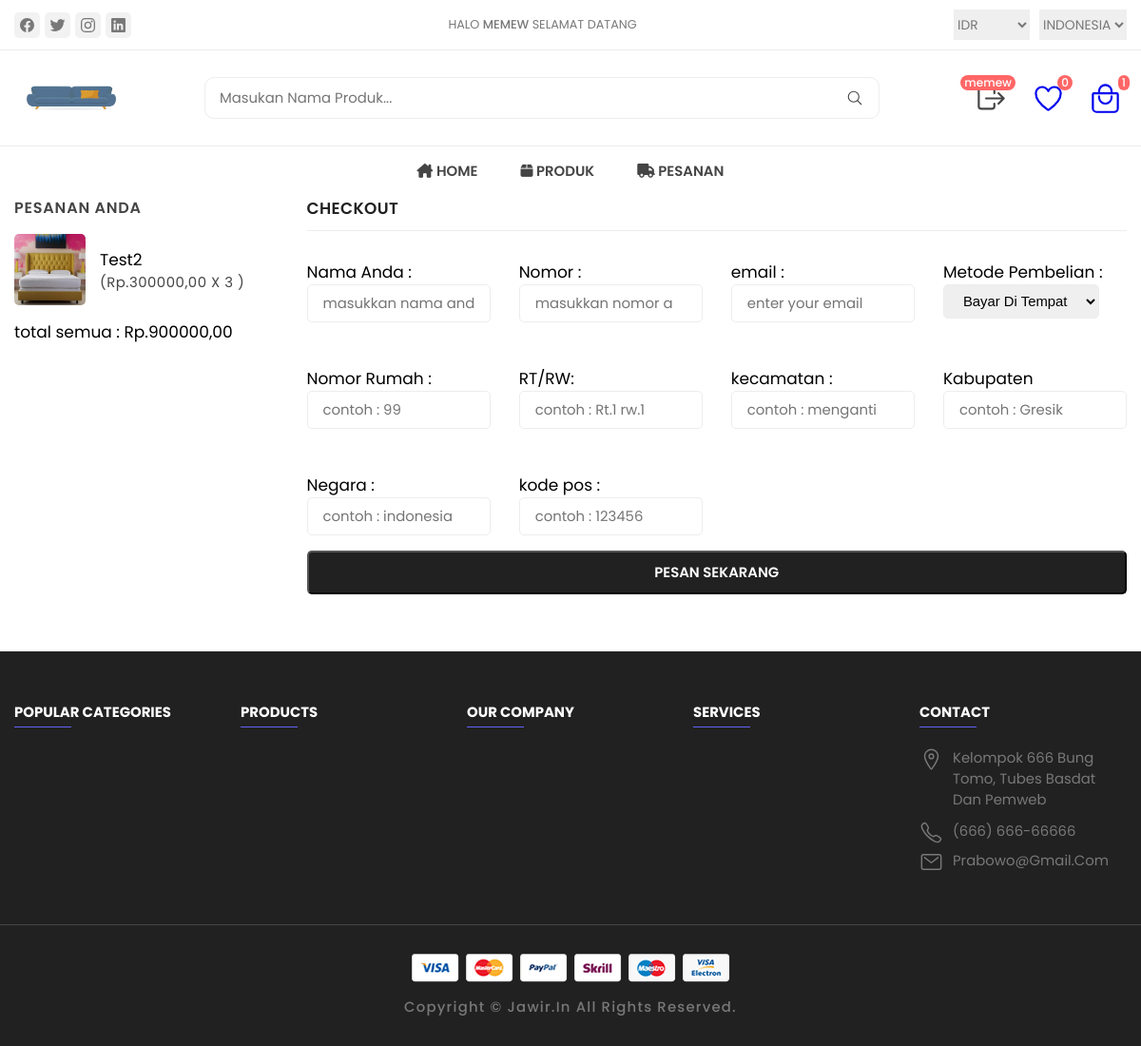
The app's page /checkout.php (signed in) with its own data.
### tables this page shows
CREATE TABLE `users` (
  `id` int(100) NOT NULL,
  `name` varchar(20) NOT NULL,
  `email` varchar(50) NOT NULL,
  `password` varchar(50) NOT NULL
);

CREATE TABLE `cart` (
  `id` int(100) NOT NULL,
  `user_id` int(100) NOT NULL,
  `pid` int(100) NOT NULL,
  `name` varchar(100) NOT NULL,
  `price` int(10) NOT NULL,
  `quantity` int(10) NOT NULL,
  `image` varchar(100) NOT NULL
);

### checkout.php (the view, shortened to what this page needs)
<?php
include 'components/connect.php';
if (isset($_SESSION['user_id'])) {
   $user_id = $_SESSION['user_id'];
} else {
   $user_id = '';
   header('location:user_login.php');
};
?>
<!DOCTYPE html>
<html lang="en">
<head>
   <link rel="stylesheet" href="./assets/css/style_sakkarepmu.css">
</head>
<body>
   <?php include 'components/user_header.php'; ?>
   <div class="product-container">
      <div class="container">
         <div class="sidebar  has-scrollbar" data-mobile-menu>
            <div class="product-showcase">
               <h3 class="showcase-heading">Pesanan Anda</h3>
               <div class="showcase-wrapper">
                  <div class="showcase-container">
                     <form action="" method="POST">
                        <div class="display-orders">
                           <?php
                           $grand_total = 0;
                           $select_cart = $conn->prepare("SELECT * FROM `cart` WHERE user_id = ?");
                           $select_cart->execute([$user_id]);
                           if ($select_cart->rowCount() > 0) {
                              while ($fetch_cart = $select_cart->fetch(PDO::FETCH_ASSOC)) {
                                 $grand_total += ($fetch_cart['price'] * $fetch_cart['quantity']);
                           ?>
                                 <div class="showcase">
                                    <a href="#" class="showcase-img-box">
                                       <img src="uploaded_img/<?= $fetch_cart['image']; ?>" alt="Gambar lur" width="75" height="75" class="showcase-img">
                                    </a>
                                    <div class="showcase-content">
                                       <a class="showcase-category"> <?= $fetch_cart['name']; ?> <a class="showcase-title"> (<?= 'Rp.' . $fetch_cart['price'] . ',00 x ' . $fetch_cart['quantity']; ?> )</a> </a>
                                    </div>
                                 </div>
                           <?php
                              }
                           } else {
                              echo '<b class="empty">keranjang anda kosong!</b>';
                           }
                           ?>
                           <div class="grand-total">total semua : <span>Rp.<?= $grand_total; ?>,00</span></div>
                        </div>
                  </div>
               </div>
            </div>
         </div>
         <div class="product-box">
            <div class="product-main">
               <h2 class="title">CHECKOUT</h2>
               <div class="product-grid">
                  <div class="inputBox">
                     <span>Nama Anda :</span>
                     <input type="text" name="name" placeholder="masukkan nama anda" class="kolom-field" maxlength="20" required>
                  </div>
                  <div class="inputBox">
                     <span>Nomor :</span>
                     <input type="number" name="number" placeholder="masukkan nomor anda" class="kolom-field" min="0" max="9999999999" onkeypress="if(this.value.length == 10) return false;" required>
                  </div>
                  <div class="inputBox">
                     <span>email :</span>
                     <input type="email" name="email" placeholder="enter your email" class="kolom-field" maxlength="50" required>
                  </div>
                  <div class="inputBox">
                     <span>Metode Pembelian :</span>
                     <select name="method" class="kolom-field" required>
                        <option value="Bayar Di Tempat">Bayar Di Tempat</option>
                     </select>
                  </div>
                  <div class="inputBox">
                     <span>Nomor Rumah :</span>
                     <input type="text" name="flat" placeholder="contoh : 99" class="kolom-field" maxlength="50" required>
                  </div>
                  <div class="inputBox">
                     <span>RT/RW:</span>
                     <input type="text" name="street" placeholder="contoh : Rt.1 rw.1" class="kolom-field" maxlength="50" required>
                  </div>
                  <div class="inputBox">
                     <span>kecamatan :</span>
                     <input type="text" name="city" placeholder="contoh : menganti" class="kolom-field" maxlength="50" required>
                  </div>
                  <div class="inputBox">
                     <span>Kabupaten </span>
                     <input type="text" name="state" placeholder="contoh : Gresik" class="kolom-field" maxlength="50" required>
                  </div>
                  <div class="inputBox">
                     <span>Negara :</span>
                     <input type="text" name="country" placeholder="contoh : indonesia" class="kolom-field" maxlength="50" required>
                  </div>
                  <div class="inputBox">
                     <span>kode pos :</span>
                     <input type="number" min="0" name="pin_code" placeholder="contoh : 123456" min="0" max="999999" onkeypress="if(this.value.length == 6) return false;" class="kolom-field" required>
                  </div>
               </div>
               <input type="submit" name="order" class="btn btn-login <?= ($grand_total > 1) ? '' : 'disabled'; ?>" value="pesan sekarang">
            </div>
         </div>
      </div>
   </div>
   <?php include 'components/footer.php'; ?>
</body>
</html>

### components/user_header.php (shortened to what this page needs)
<!DOCTYPE html>
<html lang="en">
<head>
   <link rel="stylesheet" href="../assets/css/style_sakkarepmu.css">
</head>
<body>
<header class="header">
   <section class="flex">
      <div class="header-top">
         <div class="container">
            <ul class="header-social-container">
               <li>
                  <a href="#" class="social-link">
                     <ion-icon name="logo-facebook"></ion-icon>
                  </a>
               </li>
               <li>
                  <a href="#" class="social-link">
                     <ion-icon name="logo-twitter"></ion-icon>
                  </a>
               </li>
               <li>
                  <a href="#" class="social-link">
                     <ion-icon name="logo-instagram"></ion-icon>
                  </a>
               </li>
               <li>
                  <a href="#" class="social-link">
                     <ion-icon name="logo-linkedin"></ion-icon>
                  </a>
               </li>
            </ul>
            <div class="header-alert-news">
               <?php
               $select_profile = $conn->prepare("SELECT * FROM `users` WHERE id = ?");
               $select_profile->execute([$user_id]);
               if ($select_profile->rowCount() > 0) {
                  $fetch_profile = $select_profile->fetch(PDO::FETCH_ASSOC);
               ?>
                  <p>
                     Halo
                     <b>
                        <?= $fetch_profile["name"]; ?>
                     </b> Selamat Datang
                  </p>
               <?php
               }
               ?>
            </div>
            <div class="header-top-actions">
               <select name="currency">
                  <option value="usd">IDR</option>
               </select>
               <select name="language">
                  <option value="en-US">Indonesia</option>
               </select>
            </div>
         </div>
      </div>
      <div class="header-main">
         <div class="container">
            <a href="#" class="header-logo">
               <img src="./assets/images/logo/sofa.jpg" alt="Jawir.In's logo" width="120" height="50">
            </a>
            <div class="header-search-container">
               <section class="search-form">
                  <form action="" method="post">
                     <input type="text" name="search_box" class="search-field" placeholder="Masukan Nama Produk..." required>
                     <button class="search-btn" name="search_btn">
                        <ion-icon name="search-outline"></ion-icon>
                     </button>
                  </form>
               </section>
            </div>
            <div class="header-user-actions">
                  <?php
                  $count_wishlist_items = $conn->prepare("SELECT * FROM `wishlist` WHERE user_id = ?");
                  $count_wishlist_items->execute([$user_id]);
                  $total_wishlist_counts = $count_wishlist_items->rowCount();
                  $count_cart_items = $conn->prepare("SELECT * FROM `cart` WHERE user_id = ?");
                  $count_cart_items->execute([$user_id]);
                  $total_cart_counts = $count_cart_items->rowCount();
                  ?>
              <?php
   $select_profile = $conn->prepare("SELECT * FROM `users` WHERE id = ?");
   $select_profile->execute([$user_id]);
   if ($select_profile->rowCount() > 0) {
      $fetch_profile = $select_profile->fetch(PDO::FETCH_ASSOC);
?>
   <div id="user-btn">
      <button class="action-btn" id="logout-btn">
         <ion-icon name="log-out-outline"></ion-icon>
         <span class="count">
            <?= $fetch_profile["name"]; ?>
         </span>
      </button>
   </div>
<?php
   }
?>
               <button class="action-btn">
                  <a href="wishlist.php"><ion-icon name="heart-outline"></ion-icon></a>
                  <span class="count">
                     <?= $total_wishlist_counts; ?>
                  </span>
               </button>
               <button class="action-btn">
                  <a href="cart.php"><ion-icon name="bag-handle-outline"></ion-icon></a>
                  <span class="count">
                     <?= $total_cart_counts; ?>
                  </span>
               </button>
            </div>
         </div>
      </div>
      <nav class="desktop-navigation-menu">
         <div class="container">
            <ul class="desktop-menu-category-list">
               <li class="menu-category">
                  <a href="home.php" class="menu-title"><i class="fa-solid fa-house-chimney"></i> Home</a>
               </li>
               <li class="menu-category">
                  <a href="home.php" class="menu-title"><i class="fa-solid fa-box"></i> Produk</a>
               </li>
               <li class="menu-category">
                  <a href="orders.php" class="menu-title"><i class="fa-solid fa-truck"></i> Pesanan</a>
               </li>
            </ul>
         </div>
      </nav>
   </section>
</header>
</body>
</html>

### records on screen
users: name "MEMEW", name "memew"
cart: image (picture), name "Test2", price "300000", quantity "3"

### other values on screen
$total_wishlist_counts "0"
$total_cart_counts "1"
$grand_total "900000"
